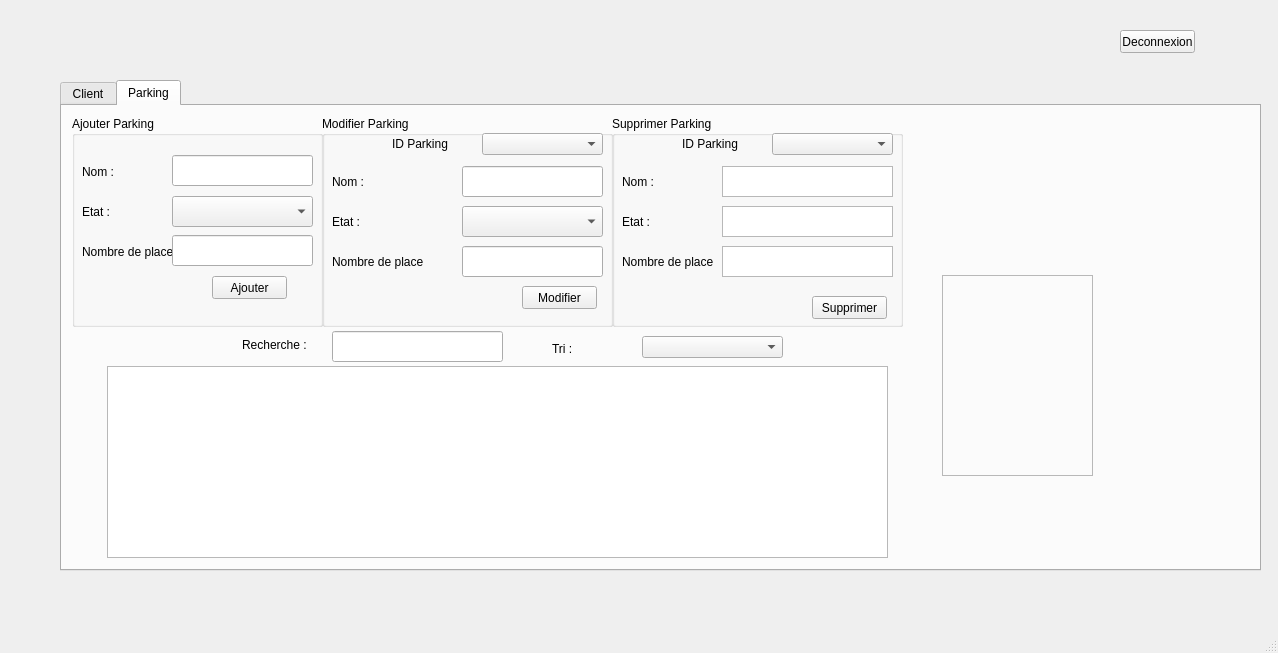
<?xml version="1.0" encoding="UTF-8"?>
<ui version="4.0">
 <class>EspaceAdmin</class>
 <widget class="QMainWindow" name="EspaceAdmin">
  <property name="geometry">
   <rect>
    <x>0</x>
    <y>0</y>
    <width>1278</width>
    <height>653</height>
   </rect>
  </property>
  <property name="windowTitle">
   <string>MainWindow</string>
  </property>
  <widget class="QWidget" name="centralwidget">
   <widget class="QPushButton" name="deconnexion">
    <property name="geometry">
     <rect>
      <x>1120</x>
      <y>30</y>
      <width>75</width>
      <height>23</height>
     </rect>
    </property>
    <property name="text">
     <string>Deconnexion</string>
    </property>
   </widget>
   <widget class="QTabWidget" name="tabWidget">
    <property name="geometry">
     <rect>
      <x>60</x>
      <y>80</y>
      <width>1201</width>
      <height>491</height>
     </rect>
    </property>
    <property name="currentIndex">
     <number>1</number>
    </property>
    <widget class="QWidget" name="tab">
     <attribute name="title">
      <string>Client</string>
     </attribute>
     <widget class="QLineEdit" name="client_recherche">
      <property name="geometry">
       <rect>
        <x>380</x>
        <y>225</y>
        <width>171</width>
        <height>31</height>
       </rect>
      </property>
     </widget>
     <widget class="QGroupBox" name="groupBox_4">
      <property name="geometry">
       <rect>
        <x>255</x>
        <y>10</y>
        <width>291</width>
        <height>211</height>
       </rect>
      </property>
      <property name="title">
       <string>Modifier Client</string>
      </property>
      <widget class="QComboBox" name="client_comboBox_modif">
       <property name="geometry">
        <rect>
         <x>160</x>
         <y>17</y>
         <width>121</width>
         <height>22</height>
        </rect>
       </property>
      </widget>
      <widget class="QLabel" name="label_6">
       <property name="geometry">
        <rect>
         <x>70</x>
         <y>12</y>
         <width>81</width>
         <height>31</height>
        </rect>
       </property>
       <property name="text">
        <string>ID Client</string>
       </property>
      </widget>
      <widget class="QPushButton" name="client_ModifierBouton">
       <property name="geometry">
        <rect>
         <x>200</x>
         <y>150</y>
         <width>75</width>
         <height>23</height>
        </rect>
       </property>
       <property name="text">
        <string>Modifier</string>
       </property>
      </widget>
      <widget class="QLabel" name="label_40">
       <property name="geometry">
        <rect>
         <x>10</x>
         <y>50</y>
         <width>91</width>
         <height>31</height>
        </rect>
       </property>
       <property name="text">
        <string>Email :</string>
       </property>
      </widget>
      <widget class="QLabel" name="label_41">
       <property name="geometry">
        <rect>
         <x>10</x>
         <y>90</y>
         <width>91</width>
         <height>31</height>
        </rect>
       </property>
       <property name="text">
        <string>Mot de passe :</string>
       </property>
      </widget>
      <widget class="QTextEdit" name="client_email_modif">
       <property name="geometry">
        <rect>
         <x>140</x>
         <y>50</y>
         <width>141</width>
         <height>31</height>
        </rect>
       </property>
      </widget>
      <widget class="QTextEdit" name="client_mdp_modif">
       <property name="geometry">
        <rect>
         <x>140</x>
         <y>90</y>
         <width>141</width>
         <height>31</height>
        </rect>
       </property>
      </widget>
     </widget>
     <widget class="QLabel" name="label_8">
      <property name="geometry">
       <rect>
        <x>290</x>
        <y>223</y>
        <width>91</width>
        <height>31</height>
       </rect>
      </property>
      <property name="text">
       <string>Recherche :</string>
      </property>
     </widget>
     <widget class="QTableView" name="tableView_client">
      <property name="geometry">
       <rect>
        <x>40</x>
        <y>260</y>
        <width>781</width>
        <height>192</height>
       </rect>
      </property>
     </widget>
     <widget class="QGroupBox" name="groupBox_5">
      <property name="geometry">
       <rect>
        <x>545</x>
        <y>10</y>
        <width>291</width>
        <height>211</height>
       </rect>
      </property>
      <property name="title">
       <string>Supprimer Client</string>
      </property>
      <widget class="QComboBox" name="client_comboBox_supp">
       <property name="geometry">
        <rect>
         <x>160</x>
         <y>17</y>
         <width>121</width>
         <height>22</height>
        </rect>
       </property>
      </widget>
      <widget class="QLabel" name="label_9">
       <property name="geometry">
        <rect>
         <x>70</x>
         <y>12</y>
         <width>81</width>
         <height>31</height>
        </rect>
       </property>
       <property name="text">
        <string>ID Client</string>
       </property>
      </widget>
      <widget class="QPushButton" name="client_SupprimerBouton">
       <property name="geometry">
        <rect>
         <x>200</x>
         <y>150</y>
         <width>75</width>
         <height>23</height>
        </rect>
       </property>
       <property name="text">
        <string>Supprimer</string>
       </property>
      </widget>
      <widget class="QLabel" name="label_43">
       <property name="geometry">
        <rect>
         <x>10</x>
         <y>50</y>
         <width>91</width>
         <height>31</height>
        </rect>
       </property>
       <property name="text">
        <string>Email :</string>
       </property>
      </widget>
      <widget class="QLabel" name="label_44">
       <property name="geometry">
        <rect>
         <x>10</x>
         <y>90</y>
         <width>91</width>
         <height>31</height>
        </rect>
       </property>
       <property name="text">
        <string>Mot de passe :</string>
       </property>
      </widget>
      <widget class="QTextBrowser" name="client_email_supp">
       <property name="geometry">
        <rect>
         <x>110</x>
         <y>50</y>
         <width>171</width>
         <height>31</height>
        </rect>
       </property>
      </widget>
      <widget class="QTextBrowser" name="client_mdp_supp">
       <property name="geometry">
        <rect>
         <x>110</x>
         <y>90</y>
         <width>171</width>
         <height>31</height>
        </rect>
       </property>
      </widget>
     </widget>
     <widget class="QPushButton" name="PDF">
      <property name="geometry">
       <rect>
        <x>110</x>
        <y>220</y>
        <width>75</width>
        <height>23</height>
       </rect>
      </property>
      <property name="text">
       <string>PDF</string>
      </property>
     </widget>
    </widget>
    <widget class="QWidget" name="tab_2">
     <attribute name="title">
      <string>Parking</string>
     </attribute>
     <widget class="QTableView" name="tableView_parking">
      <property name="geometry">
       <rect>
        <x>45</x>
        <y>260</y>
        <width>781</width>
        <height>192</height>
       </rect>
      </property>
     </widget>
     <widget class="QGroupBox" name="groupBox_2">
      <property name="geometry">
       <rect>
        <x>550</x>
        <y>10</y>
        <width>291</width>
        <height>211</height>
       </rect>
      </property>
      <property name="title">
       <string>Supprimer Parking</string>
      </property>
      <widget class="QComboBox" name="parking_comboBox_supp">
       <property name="geometry">
        <rect>
         <x>160</x>
         <y>17</y>
         <width>121</width>
         <height>22</height>
        </rect>
       </property>
      </widget>
      <widget class="QLabel" name="label">
       <property name="geometry">
        <rect>
         <x>70</x>
         <y>12</y>
         <width>81</width>
         <height>31</height>
        </rect>
       </property>
       <property name="text">
        <string>ID Parking</string>
       </property>
      </widget>
      <widget class="QPushButton" name="parking_SupprimerBouton">
       <property name="geometry">
        <rect>
         <x>200</x>
         <y>180</y>
         <width>75</width>
         <height>23</height>
        </rect>
       </property>
       <property name="text">
        <string>Supprimer</string>
       </property>
      </widget>
      <widget class="QLabel" name="label_27">
       <property name="geometry">
        <rect>
         <x>10</x>
         <y>130</y>
         <width>91</width>
         <height>31</height>
        </rect>
       </property>
       <property name="text">
        <string>Nombre de place :</string>
       </property>
      </widget>
      <widget class="QLabel" name="label_24">
       <property name="geometry">
        <rect>
         <x>10</x>
         <y>50</y>
         <width>91</width>
         <height>31</height>
        </rect>
       </property>
       <property name="text">
        <string>Nom :</string>
       </property>
      </widget>
      <widget class="QLabel" name="label_25">
       <property name="geometry">
        <rect>
         <x>10</x>
         <y>90</y>
         <width>91</width>
         <height>31</height>
        </rect>
       </property>
       <property name="text">
        <string>Etat :</string>
       </property>
      </widget>
      <widget class="QTextBrowser" name="parking_nom_supp">
       <property name="geometry">
        <rect>
         <x>110</x>
         <y>50</y>
         <width>171</width>
         <height>31</height>
        </rect>
       </property>
      </widget>
      <widget class="QTextBrowser" name="parking_etat_supp">
       <property name="geometry">
        <rect>
         <x>110</x>
         <y>90</y>
         <width>171</width>
         <height>31</height>
        </rect>
       </property>
      </widget>
      <widget class="QTextBrowser" name="parking_nbplace_supp">
       <property name="geometry">
        <rect>
         <x>110</x>
         <y>130</y>
         <width>171</width>
         <height>31</height>
        </rect>
       </property>
      </widget>
     </widget>
     <widget class="QLineEdit" name="parking_recherche">
      <property name="geometry">
       <rect>
        <x>270</x>
        <y>225</y>
        <width>171</width>
        <height>31</height>
       </rect>
      </property>
     </widget>
     <widget class="QGroupBox" name="groupBox_3">
      <property name="geometry">
       <rect>
        <x>260</x>
        <y>10</y>
        <width>291</width>
        <height>211</height>
       </rect>
      </property>
      <property name="title">
       <string>Modifier Parking</string>
      </property>
      <widget class="QComboBox" name="parking_comboBox_modif">
       <property name="geometry">
        <rect>
         <x>160</x>
         <y>17</y>
         <width>121</width>
         <height>22</height>
        </rect>
       </property>
      </widget>
      <widget class="QLabel" name="label_2">
       <property name="geometry">
        <rect>
         <x>70</x>
         <y>12</y>
         <width>81</width>
         <height>31</height>
        </rect>
       </property>
       <property name="text">
        <string>ID Parking</string>
       </property>
      </widget>
      <widget class="QPushButton" name="parking_ModifierBouton">
       <property name="geometry">
        <rect>
         <x>200</x>
         <y>170</y>
         <width>75</width>
         <height>23</height>
        </rect>
       </property>
       <property name="text">
        <string>Modifier</string>
       </property>
      </widget>
      <widget class="QLabel" name="label_28">
       <property name="geometry">
        <rect>
         <x>10</x>
         <y>130</y>
         <width>91</width>
         <height>31</height>
        </rect>
       </property>
       <property name="text">
        <string>Nombre de place :</string>
       </property>
      </widget>
      <widget class="QLabel" name="label_29">
       <property name="geometry">
        <rect>
         <x>10</x>
         <y>50</y>
         <width>91</width>
         <height>31</height>
        </rect>
       </property>
       <property name="text">
        <string>Nom :</string>
       </property>
      </widget>
      <widget class="QLabel" name="label_30">
       <property name="geometry">
        <rect>
         <x>10</x>
         <y>90</y>
         <width>91</width>
         <height>31</height>
        </rect>
       </property>
       <property name="text">
        <string>Etat :</string>
       </property>
      </widget>
      <widget class="QComboBox" name="parking_comboBox_etat_modif">
       <property name="geometry">
        <rect>
         <x>140</x>
         <y>90</y>
         <width>141</width>
         <height>31</height>
        </rect>
       </property>
      </widget>
      <widget class="QLineEdit" name="parking_nbplace_modif">
       <property name="geometry">
        <rect>
         <x>140</x>
         <y>130</y>
         <width>141</width>
         <height>31</height>
        </rect>
       </property>
      </widget>
      <widget class="QLineEdit" name="parking_nom_modif">
       <property name="geometry">
        <rect>
         <x>140</x>
         <y>50</y>
         <width>141</width>
         <height>31</height>
        </rect>
       </property>
      </widget>
     </widget>
     <widget class="QLabel" name="label_3">
      <property name="geometry">
       <rect>
        <x>180</x>
        <y>223</y>
        <width>91</width>
        <height>31</height>
       </rect>
      </property>
      <property name="text">
       <string>Recherche :</string>
      </property>
     </widget>
     <widget class="QComboBox" name="comboBox_Tri">
      <property name="geometry">
       <rect>
        <x>580</x>
        <y>230</y>
        <width>141</width>
        <height>22</height>
       </rect>
      </property>
     </widget>
     <widget class="QGroupBox" name="groupBox">
      <property name="geometry">
       <rect>
        <x>10</x>
        <y>10</y>
        <width>251</width>
        <height>211</height>
       </rect>
      </property>
      <property name="title">
       <string>Ajouter Parking</string>
      </property>
      <widget class="QPushButton" name="parking_AjouterBouton">
       <property name="geometry">
        <rect>
         <x>140</x>
         <y>160</y>
         <width>75</width>
         <height>23</height>
        </rect>
       </property>
       <property name="text">
        <string>Ajouter</string>
       </property>
      </widget>
      <widget class="QLabel" name="label_31">
       <property name="geometry">
        <rect>
         <x>10</x>
         <y>80</y>
         <width>91</width>
         <height>31</height>
        </rect>
       </property>
       <property name="text">
        <string>Etat :</string>
       </property>
      </widget>
      <widget class="QLabel" name="label_32">
       <property name="geometry">
        <rect>
         <x>10</x>
         <y>120</y>
         <width>91</width>
         <height>31</height>
        </rect>
       </property>
       <property name="text">
        <string>Nombre de place :</string>
       </property>
      </widget>
      <widget class="QLabel" name="label_33">
       <property name="geometry">
        <rect>
         <x>10</x>
         <y>40</y>
         <width>91</width>
         <height>31</height>
        </rect>
       </property>
       <property name="text">
        <string>Nom :</string>
       </property>
      </widget>
      <widget class="QComboBox" name="parking_comboBox_etat">
       <property name="geometry">
        <rect>
         <x>100</x>
         <y>80</y>
         <width>141</width>
         <height>31</height>
        </rect>
       </property>
      </widget>
      <widget class="QLineEdit" name="parking_nom">
       <property name="geometry">
        <rect>
         <x>100</x>
         <y>39</y>
         <width>141</width>
         <height>31</height>
        </rect>
       </property>
      </widget>
      <widget class="QLineEdit" name="parking_nbplace">
       <property name="geometry">
        <rect>
         <x>100</x>
         <y>119</y>
         <width>141</width>
         <height>31</height>
        </rect>
       </property>
      </widget>
     </widget>
     <widget class="QLabel" name="label_4">
      <property name="geometry">
       <rect>
        <x>490</x>
        <y>227</y>
        <width>91</width>
        <height>31</height>
       </rect>
      </property>
      <property name="text">
       <string>Tri :</string>
      </property>
     </widget>
     <widget class="QLabel" name="statistiques">
      <property name="geometry">
       <rect>
        <x>860</x>
        <y>40</y>
        <width>311</width>
        <height>401</height>
       </rect>
      </property>
      <property name="text">
       <string/>
      </property>
     </widget>
     <widget class="QFrame" name="frame">
      <property name="geometry">
       <rect>
        <x>880</x>
        <y>169</y>
        <width>151</width>
        <height>201</height>
       </rect>
      </property>
      <property name="frameShape">
       <enum>QFrame::StyledPanel</enum>
      </property>
      <property name="frameShadow">
       <enum>QFrame::Raised</enum>
      </property>
      <widget class="QWidget" name="verticalLayoutWidget">
       <property name="geometry">
        <rect>
         <x>0</x>
         <y>0</y>
         <width>151</width>
         <height>201</height>
        </rect>
       </property>
       <layout class="QVBoxLayout" name="verticalLayout"/>
      </widget>
     </widget>
    </widget>
   </widget>
  </widget>
  <widget class="QMenuBar" name="menubar">
   <property name="geometry">
    <rect>
     <x>0</x>
     <y>0</y>
     <width>1278</width>
     <height>22</height>
    </rect>
   </property>
  </widget>
  <widget class="QStatusBar" name="statusbar"/>
 </widget>
 <resources/>
 <connections/>
</ui>
